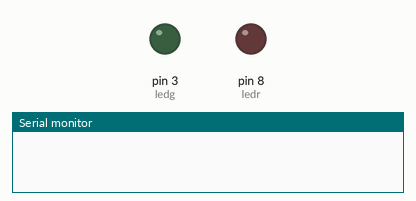
Bench run of a sketch on a simulated Arduino Uno, built with avr-gcc and run on an emulated ATmega328P. On the bench: output pins drawn as LEDs (lit = HIGH), the last lines printed to the serial monitor.

Above: at 1.5 s.
At 5.5 s:
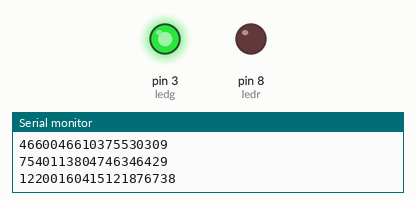
At 9.0 s:
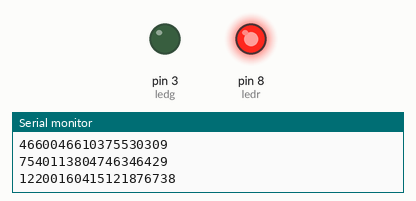
Timing chart, 0 to 13.1 s (numbered marks = the images above):
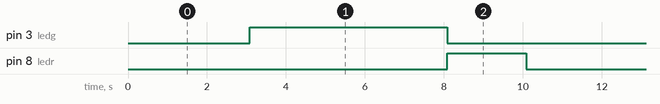

Measured:
- by itself, pin 3 (ledg): alternates HIGH for 5.0 s and LOW for 5.1 s
- by itself, pin 8 (ledr): alternates HIGH for 2.0 s and LOW for 8.1 s
- by itself, everything shown: repeats every 10.1 s, in 3 steps

The sketch:

arduino-fibonnaci.ino
```cpp
//Arduino fibonacci example from https://forum.arduino.cc/index.php?topic=112038.0

int ledr = 8;
int ledg = 3;

void setup()
{
 pinMode(ledr, OUTPUT);
 pinMode(ledg, OUTPUT);
 Serial.begin(9600);
}

void loop()
{
 int n = 94;
 digitalWrite(ledr,LOW);
 digitalWrite(ledg, LOW);
 delay(2000);
 if(n==1||n==2)
 {
   digitalWrite(ledr,LOW);
   digitalWrite(ledg,LOW);
   delay(2000);
 }
 if(n>=3)
 {
   unsigned long long fib[n];
   fib[0] = 0;  // changed from 1
   fib[1] = 1;
   for(int i = 2; i<n; i++)
   {
     fib[i]=fib[i-2]+fib[i-1];
     char string[22];
     if(fib[i]/1000000000000000000ULL){
       unsigned long long temp = fib[i] % 1000000000000000000ULL;
       sprintf(string, "%lu", fib[i]/1000000000000000000ULL);
       Serial.print(string);
       sprintf(string, "%09lu", temp/1000000000UL);
       Serial.print(string);
       sprintf(string, "%09lu", fib[i]%1000000000UL);
       Serial.println(string);
     } else if(fib[i]/1000000000UL){
       sprintf(string, "%lu", fib[i]/1000000000UL);
       Serial.print(string);
       sprintf(string, "%09lu", fib[i]%1000000000UL);
       Serial.println(string);
     } else {
       sprintf(string, "%lu", fib[i]%1000000000UL);
       Serial.println(string);
     }
   }
   digitalWrite(ledr,LOW);
   digitalWrite(ledg,HIGH);
   delay(5000);
 }
 digitalWrite(ledr,HIGH);
 digitalWrite(ledg,LOW);
 delay(2000);
}
```
